Frame 1 (no input): blank canvas, image omitted
Frame 60 (no input): blank canvas, image omitted
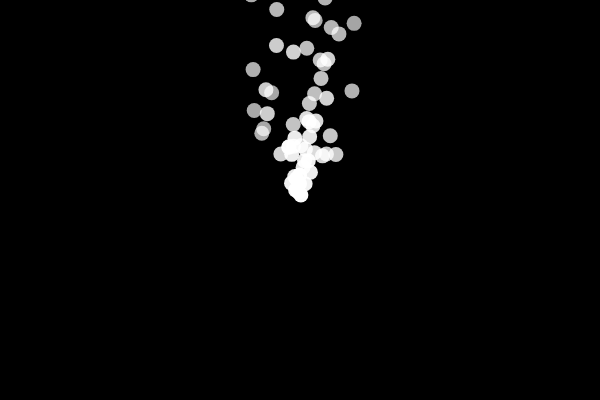
Frame 120 (the mouse pressed at the canvas centre since frame 60)

The p5.js sketch whose frames 1 and 60 were blank and that drew this single picture after the mouse press (run headless with seeded random() and noise() and a simulated clock; from frame 60 on, the mouse is pressed at the canvas centre):

// p5.js sketch
// ── sketch.js
let particles = [];

function setup() {
    createCanvas(600, 400); 
}

function draw() {
    background(0);

    for (let i = 0; i < 1; i++) {
        particles.push(new Particle());
    }

    particles.forEach((particle, index) => {
        particle.update();
        particle.show();
        if (particle.finished()) {
            particles.splice(index, 1);
        }
    });
}

class Particle {
    constructor() {
        this.x = mouseX;
        this.y = mouseY;
        this.vx = random(-1, 1);
        this.vy = random(-5, -1);
        this.alpha = 255;
        this.color = 255;
        this.size = 15;
    }

    update() {
        this.x += this.vx;
        this.y += this.vy;
        this.alpha -= 1.5;
    }

    show() {
        noStroke();
        fill(this.color, this.alpha);
        ellipse(this.x, this.y, this.size);
    }

    finished() {
        return this.alpha < 0;
    }
}
